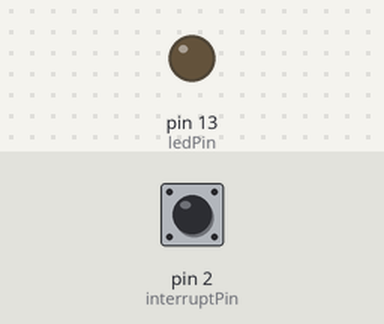
The sketch below on a simulated Arduino Uno, built with avr-gcc and run on an emulated ATmega328P. Shown: output pins drawn as LEDs (lit = HIGH). Inputs (shaded band) come from the test bench; at power-on: pin 2 (interruptPin) HIGH. What the sketch prints to the serial monitor is not drawn.

Above: at 1.2 s.
1.3 s: pin 2 (interruptPin) pulled LOW for 0.15 s
At 1.37 s:
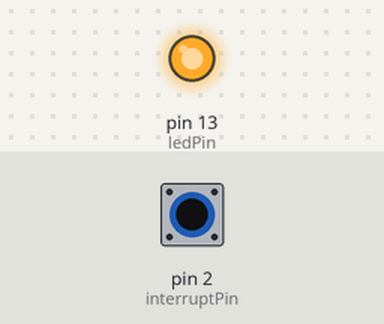
2.9 s: pin 2 (interruptPin) pulled LOW for 3.2 s
At 6.4 s:
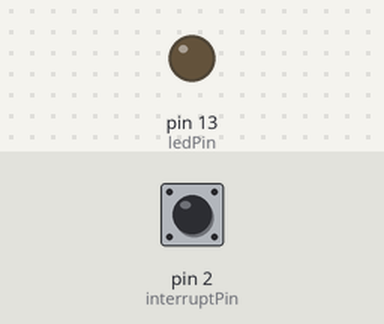
Timing chart, 0 to 7.9 s (numbered marks = the images above; inputs shaded):
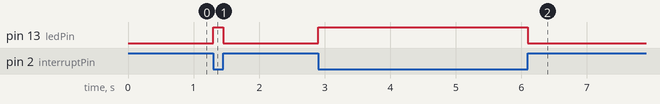

Measured:
- after the input at 1.3 s, pin 13 (ledPin): LOW → HIGH at once, → LOW 0.15 s later
- after the input at 2.9 s, pin 13 (ledPin): LOW → HIGH at once, → LOW 3.2 s later

The sketch:

k000intr1.ino
```cpp
const byte ledPin = 13;
const byte interruptPin = 2;

volatile byte state = LOW; // to avoid register optimization

void setup() {
  pinMode(ledPin, OUTPUT);
  pinMode(interruptPin, INPUT_PULLUP);
  Serial.begin(115200);
  attachInterrupt(digitalPinToInterrupt(interruptPin), blink, CHANGE);
}
unsigned int cnt = 0;

void loop() {
  digitalWrite(ledPin, state);
  Serial.println(cnt);
}

// solve bouncing
unsigned long lastRunOfISR = 0;

void blink() {
  cnt++;
  if ( millis() - lastRunOfISR  < 100 )
  {}
  else {
    state = !state;
    lastRunOfISR = millis();
  }
}
```
